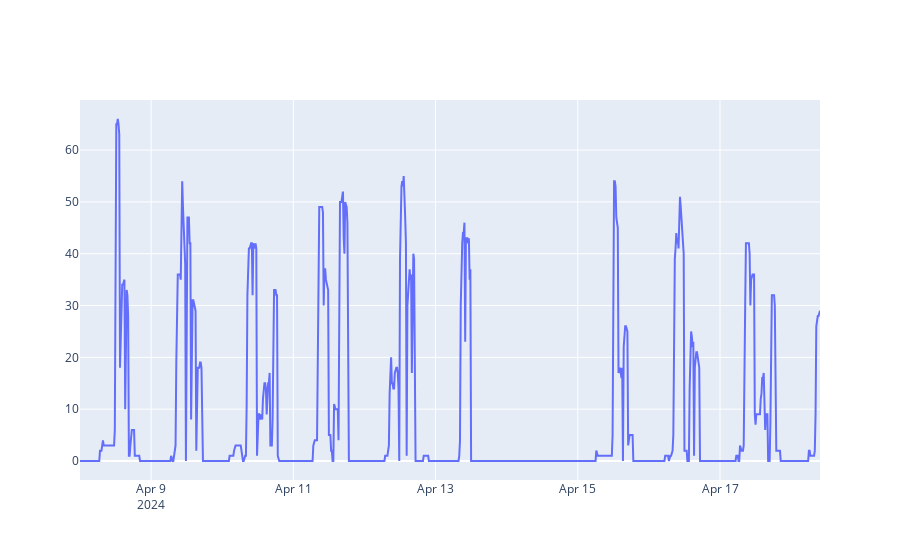

Notebook code cell kept with this figure:
### Code cell
# raw_data
plot_data = occupancy_data_cleaned[:1000]


fig = go.Figure()

fig.add_trace(
    go.Scatter(
        x=plot_data["datetime"], 
        y=plot_data["CC_estimates"],
        mode="lines",
        name="PLCount Estimates"))

fig.show()

### Figure 1 — Plotly figure (JSON) as saved in the notebook; plotly's stock layout.template omitted (floating-point values rounded to 4 significant figures; data arrays with more than 128 entries replaced by an {"elided": "..."} marker saying what was removed)
{"data": [{"mode": "lines", "name": "PLCount Estimates", "type": "scatter", "x": {"elided": "1000 str values"}, "y": {"elided": "1000 int values"}}], "layout": {}}
